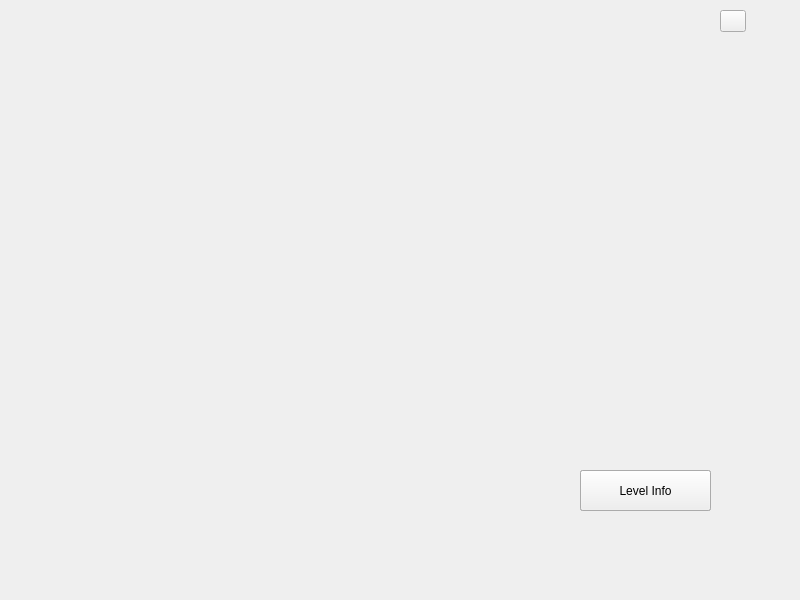
<?xml version="1.0" encoding="UTF-8"?>
<ui version="4.0">
 <class>InstructionWidget</class>
 <widget class="QWidget" name="InstructionWidget">
  <property name="geometry">
   <rect>
    <x>0</x>
    <y>0</y>
    <width>800</width>
    <height>600</height>
   </rect>
  </property>
  <property name="minimumSize">
   <size>
    <width>800</width>
    <height>600</height>
   </size>
  </property>
  <property name="maximumSize">
   <size>
    <width>800</width>
    <height>600</height>
   </size>
  </property>
  <property name="windowTitle">
   <string>Form</string>
  </property>
  <widget class="QPushButton" name="continueButton">
   <property name="geometry">
    <rect>
     <x>580</x>
     <y>470</y>
     <width>131</width>
     <height>41</height>
    </rect>
   </property>
   <property name="text">
    <string>Continue</string>
   </property>
  </widget>
  <widget class="QPushButton" name="closeButton">
   <property name="geometry">
    <rect>
     <x>720</x>
     <y>10</y>
     <width>26</width>
     <height>22</height>
    </rect>
   </property>
   <property name="text">
    <string/>
   </property>
  </widget>
  <widget class="QPushButton" name="controlsButton">
   <property name="geometry">
    <rect>
     <x>580</x>
     <y>470</y>
     <width>131</width>
     <height>41</height>
    </rect>
   </property>
   <property name="text">
    <string>Controls</string>
   </property>
  </widget>
  <widget class="QPushButton" name="levelInfoButton">
   <property name="geometry">
    <rect>
     <x>580</x>
     <y>470</y>
     <width>131</width>
     <height>41</height>
    </rect>
   </property>
   <property name="text">
    <string>Level Info</string>
   </property>
  </widget>
 </widget>
 <resources/>
 <connections/>
</ui>
